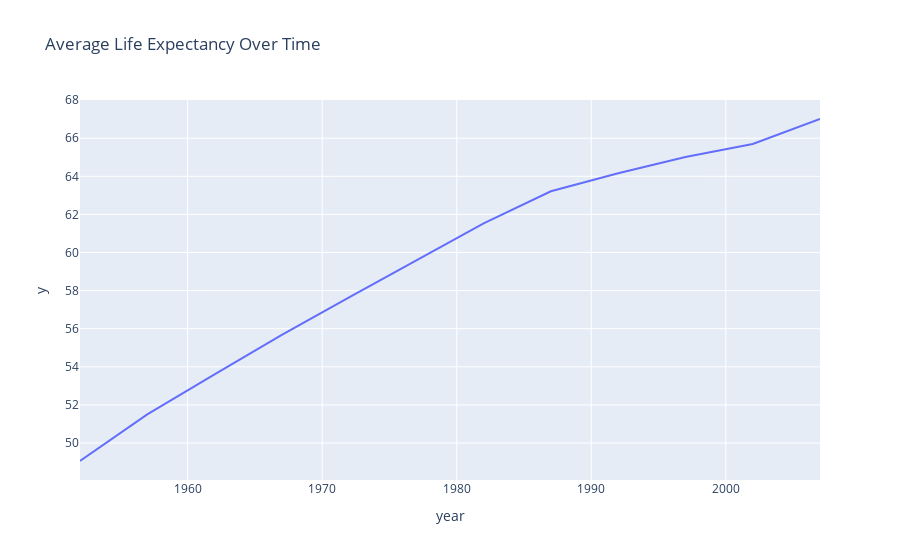

Notebook source saved alongside this figure:
### Markdown cell above
## **Average Life Expectancy by Year**
We can visualize the average life expectancy over time using a line chart. This provides insights into how life expectancy has changed over the years.

### Code cell
avg_life_exp = df.groupby('year')['lifeExp'].mean()
unique_countries = df['country'].unique()
fig1 = px.line(avg_life_exp, x=avg_life_exp.index, y=avg_life_exp.values, title='Average Life Expectancy Over Time')
fig1.show()

### Figure 1 — Plotly figure (JSON) as saved in the notebook; plotly's stock layout.template omitted (floating-point values rounded to 4 significant figures)
{"data": [{"hovertemplate": "year=%{x}<br>y=%{y}<extra></extra>", "legendgroup": "", "line": {"color": "#636efa", "dash": "solid"}, "marker": {"symbol": "circle"}, "mode": "lines", "name": "", "orientation": "v", "showlegend": false, "type": "scatter", "x": [1952, 1957, 1962, 1967, 1972, 1977, 1982, 1987, 1992, 1997, 2002, 2007], "xaxis": "x", "y": [49.06, 51.51, 53.61, 55.68, 57.65, 59.57, 61.53, 63.21, 64.16, 65.01, 65.69, 67.01], "yaxis": "y"}], "layout": {"legend": {"tracegroupgap": 0}, "title": {"text": "Average Life Expectancy Over Time"}, "xaxis": {"anchor": "y", "domain": [0, 1], "title": {"text": "year"}}, "yaxis": {"anchor": "x", "domain": [0, 1], "title": {"text": "y"}}}}
